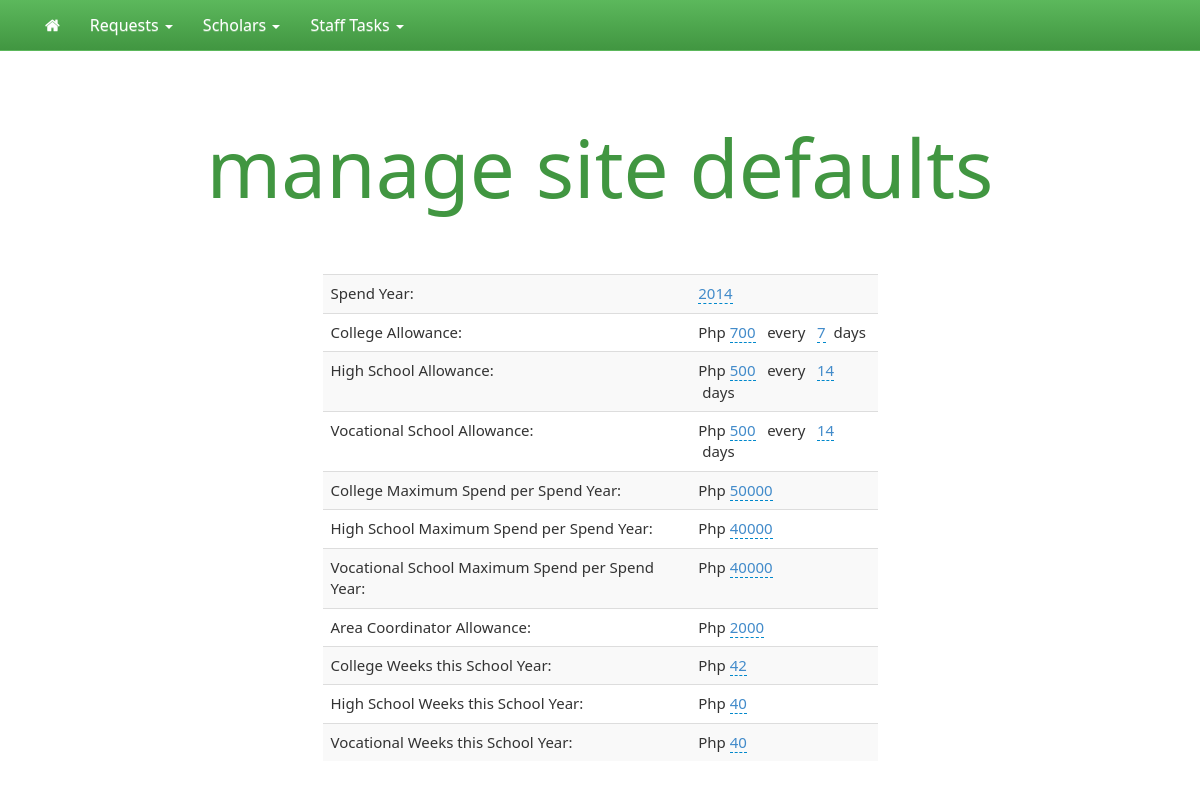
The app's page /RLS_site_config.php with its own data.
### tables this page shows
CREATE TABLE `tb_config_general` (
  `conf_spend_year` int(4) NOT NULL,
  `conf_coll_allow` int(8) NOT NULL,
  `conf_hs_allow` int(8) NOT NULL,
  `conf_voc_allow` int(8) NOT NULL,
  `conf_coll_freq` int(2) NOT NULL,
  `conf_hs_freq` int(2) NOT NULL,
  `conf_voc_freq` int(2) NOT NULL,
  `conf_coll_max_spend` int(6) NOT NULL,
  `conf_hs_max_spend` int(6) NOT NULL,
  `conf_voc_max_spend` int(6) NOT NULL,
  `conf_coll_allow_last_run` date NOT NULL,
  `conf_hs_allow_last_run` date NOT NULL,
  `conf_voc_allow_last_run` date NOT NULL,
  `conf_ac_allow` int(8) NOT NULL,
  `conf_coll_weeks` int(8) NOT NULL,
  `conf_hs_weeks` int(8) NOT NULL,
  `conf_voc_weeks` int(8) NOT NULL,
  PRIMARY KEY (`conf_spend_year`)
);

### RLS_site_config_data.php (the view)
<?php
	while ($row = mysql_fetch_object($result))
		{
?>
	<DIV class = "container">
		<DIV class="row">
			<div class="col-md-6 col-md-offset-3">
			<TABLE class = 'table table-striped'>
				<TR>
					<TD>
						Spend Year:
					</TD>
					<TD>
						<a href='#' data-emptytext='---' class = 'a_editable' id='conf_spend_year' data-type='text' data-pk='' data-url='RLS_site_config_process.php' data-title='update spending year'>
							<?php echo $row->conf_spend_year ?></a>
					</TD>
				</TR>
				<TR>
					<TD>
						College Allowance:
					</TD>
					<TD>
						Php <a href='#' data-emptytext='---' class = 'a_editable' id='conf_coll_allow' data-type='text' data-pk='' data-url='RLS_site_config_process.php' data-title='update allowance of college scholars'>
							<?php echo $row->conf_coll_allow?></a>
						&nbsp; every &nbsp;
						<a href='#' data-emptytext='---' class = 'a_editable' id='conf_coll_freq' data-type='text' data-pk='' data-url='RLS_site_config_process.php' data-title='update frequency of allowance release'>
							<?php echo $row->conf_coll_freq?></a>
						&nbsp;days
					</TD>
				</TR>
				<TR>
					<TD>
						High School Allowance:
					</TD>
					<TD>
						Php <a href='#' data-emptytext='---' class = 'a_editable' id='conf_hs_allow' data-type='text' data-pk='' data-url='RLS_site_config_process.php' data-title='update allowance of highschool scholars'>
							<?php echo $row->conf_hs_allow ?></a>
						&nbsp; every &nbsp;
						<a href='#' data-emptytext='---' class = 'a_editable' id='conf_hs_freq' data-type='text' data-pk='' data-url='RLS_site_config_process.php' data-title='update frequency of allowance release'>
							<?php echo $row->conf_hs_freq?></a>
						&nbsp;days
					</TD>
				</TR>
				<TR>
					<TD>
						Vocational School Allowance:
					</TD>
					<TD>
						Php <a href='#' data-emptytext='---' class = 'a_editable' id='conf_voc_allow' data-type='text' data-pk='' data-url='RLS_site_config_process.php' data-title='update allowance of vocational scholars'>
							<?php echo $row->conf_voc_allow ?></a>
						&nbsp; every &nbsp;
						<a href='#' data-emptytext='---' class = 'a_editable' id='conf_voc_freq' data-type='text' data-pk='' data-url='RLS_site_config_process.php' data-title='update frequency of allowance release'>
							<?php echo $row->conf_voc_freq?></a>
						&nbsp;days
					</TD>
				</TR>
				<TR>
					<TD>
						College Maximum Spend per Spend Year:
					</TD>
					<TD>
						Php <a href='#' data-emptytext='---' class = 'a_editable' id='conf_coll_max_spend' data-type='text' data-pk='' data-url='RLS_site_config_process.php' data-title='update maximum allowable spend for a year'>
							<?php echo $row->conf_coll_max_spend ?></a>
				</TR>
				<TR>
					<TD>
						High School Maximum Spend per Spend Year:
					</TD>
					<TD>
						Php <a href='#' data-emptytext='---' class = 'a_editable' id='conf_hs_max_spend' data-type='text' data-pk='' data-url='RLS_site_config_process.php' data-title='update maximum allowable spend for a year'>
							<?php echo $row->conf_hs_max_spend ?></a>
				</TR>
				<TR>
					<TD>
						Vocational School Maximum Spend per Spend Year:
					</TD>
					<TD>
						Php <a href='#' data-emptytext='---' class = 'a_editable' id='conf_voc_max_spend' data-type='text' data-pk='' data-url='RLS_site_config_process.php' data-title='update maximum allowable spend for a year'>
							<?php echo $row->conf_voc_max_spend ?></a>
				</TR>
				<TR>
					<TD>
						Area Coordinator Allowance:
					</TD>
					<TD>
						Php <a href='#' data-emptytext='---' class = 'a_editable' id='conf_ac_allow' data-type='text' data-pk='' data-url='RLS_site_config_process.php' data-title='update AC allowance'>
							<?php echo $row->conf_ac_allow ?></a>
				</TR>
				<TR>
					<TD>
						College Weeks this School Year:
					</TD>
					<TD>
						Php <a href='#' data-emptytext='---' class = 'a_editable' id='conf_coll_weeks' data-type='text' data-pk='' data-url='RLS_site_config_process.php' data-title='update school year weeks'>
							<?php echo $row->conf_coll_weeks ?></a>
				</TR>
				<TR>
					<TD>
						High School Weeks this School Year:
					</TD>
					<TD>
						Php <a href='#' data-emptytext='---' class = 'a_editable' id='conf_hs_weeks' data-type='text' data-pk='' data-url='RLS_site_config_process.php' data-title='update school year weeks'>
							<?php echo $row->conf_hs_weeks ?></a>
				</TR>
				<TR>
					<TD>
						Vocational Weeks this School Year:
					</TD>
					<TD>
						Php <a href='#' data-emptytext='---' class = 'a_editable' id='conf_voc_weeks' data-type='text' data-pk='' data-url='RLS_site_config_process.php' data-title='update school year weeks'>
							<?php echo $row->conf_voc_weeks ?></a>
				</TR>
			</TABLE>
			</div>
		</div>
	</div>
<?php
	}
?>

### css/main.css (style rules this page uses)
html, button, input, select, textarea { color: #222; }
html { font-size: 1em; line-height: 1.4; }

### css/personalize.css (style rules this page uses)
body { padding-top: 70px; font-family: 'Segoe UI', 'Helvetica Neue', 'Helvetica', 'arial', 'sans-serif'; font-size: 1.5em; }

### records on screen
tb_config_general: conf_spend_year "2014", conf_coll_allow "700", conf_coll_freq "7", conf_hs_allow "500", conf_hs_freq "14", conf_voc_allow "500", conf_voc_freq "14", conf_coll_max_spend "50000", conf_hs_max_spend "40000", conf_voc_max_spend "40000", conf_ac_allow "2000", conf_coll_weeks "42", conf_hs_weeks "40", conf_voc_weeks "40"
